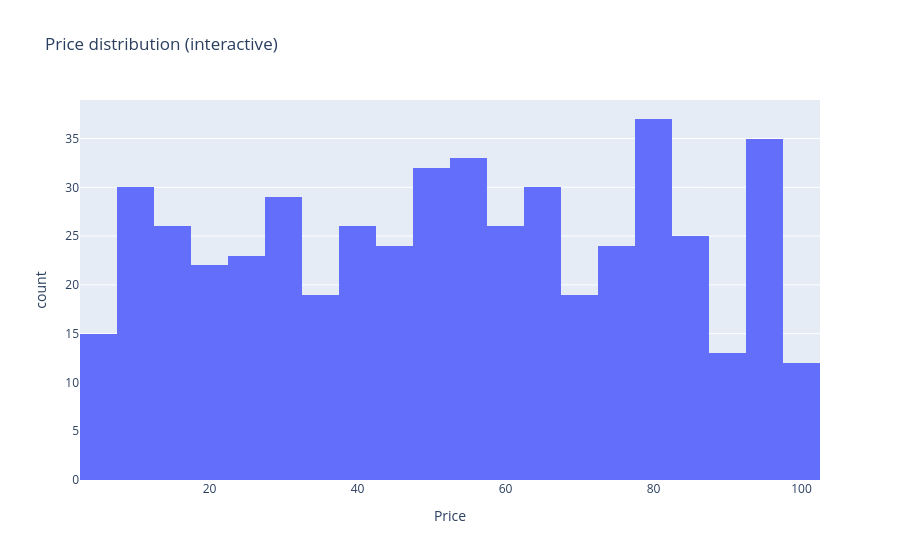

The code cell stored with this chart in its notebook:
### Markdown cell above
**Pause-and-try solution — interactive Plotly histogram of Price:**

### Code cell
fig_h = px.histogram(df, x='Price', nbins=20, title='Price distribution (interactive)')
fig_h.show()

### Figure 1 — Plotly figure (JSON) as saved in the notebook; plotly's stock layout.template omitted (floating-point values rounded to 4 significant figures; data arrays with more than 128 entries replaced by an {"elided": "..."} marker saying what was removed)
{"data": [{"bingroup": "x", "hovertemplate": "Price=%{x}<br>count=%{y}<extra></extra>", "legendgroup": "", "marker": {"color": "#636efa", "pattern": {"shape": ""}}, "name": "", "nbinsx": 20, "orientation": "v", "showlegend": false, "type": "histogram", "x": {"elided": "500 float values"}, "xaxis": "x", "yaxis": "y"}], "layout": {"barmode": "relative", "legend": {"tracegroupgap": 0}, "title": {"text": "Price distribution (interactive)"}, "xaxis": {"anchor": "y", "domain": [0.0, 1.0], "title": {"text": "Price"}}, "yaxis": {"anchor": "x", "domain": [0.0, 1.0], "title": {"text": "count"}}}}
